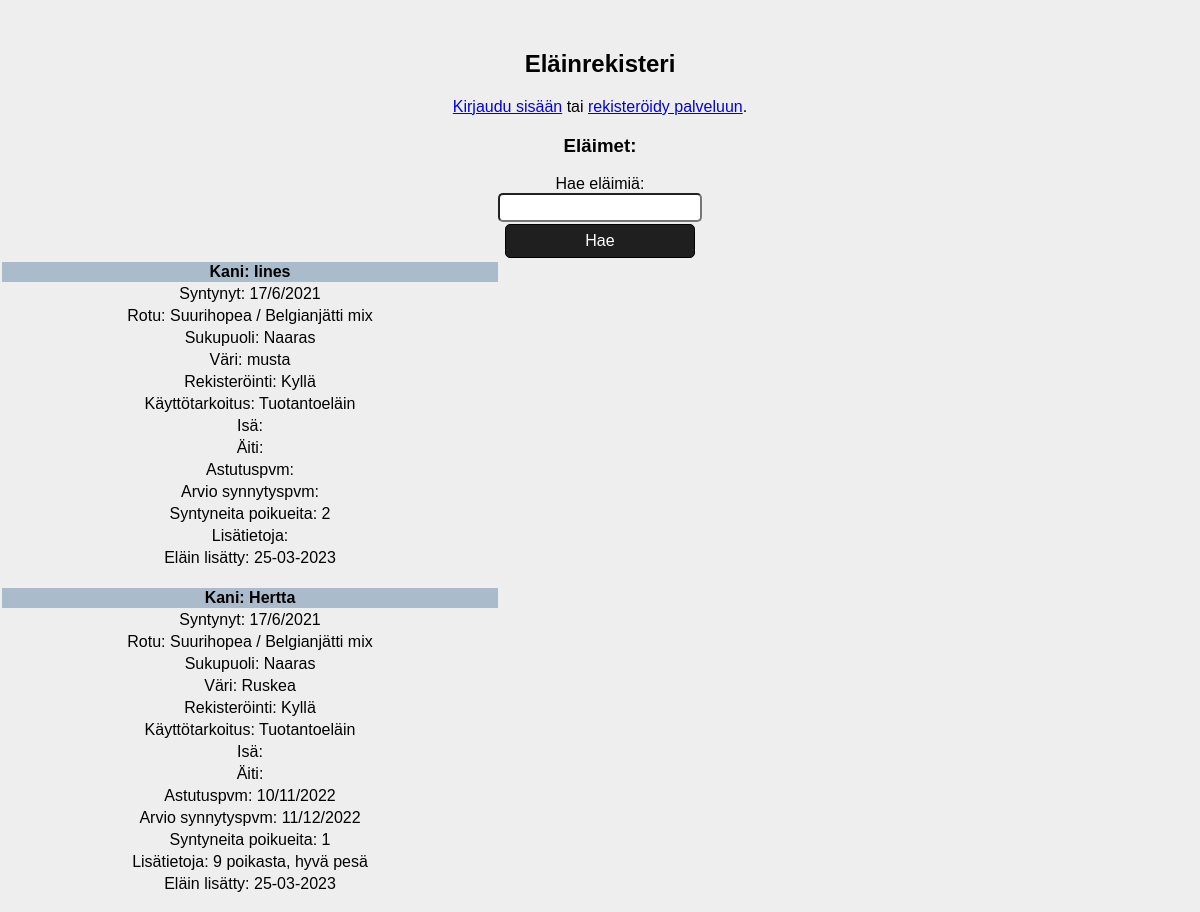
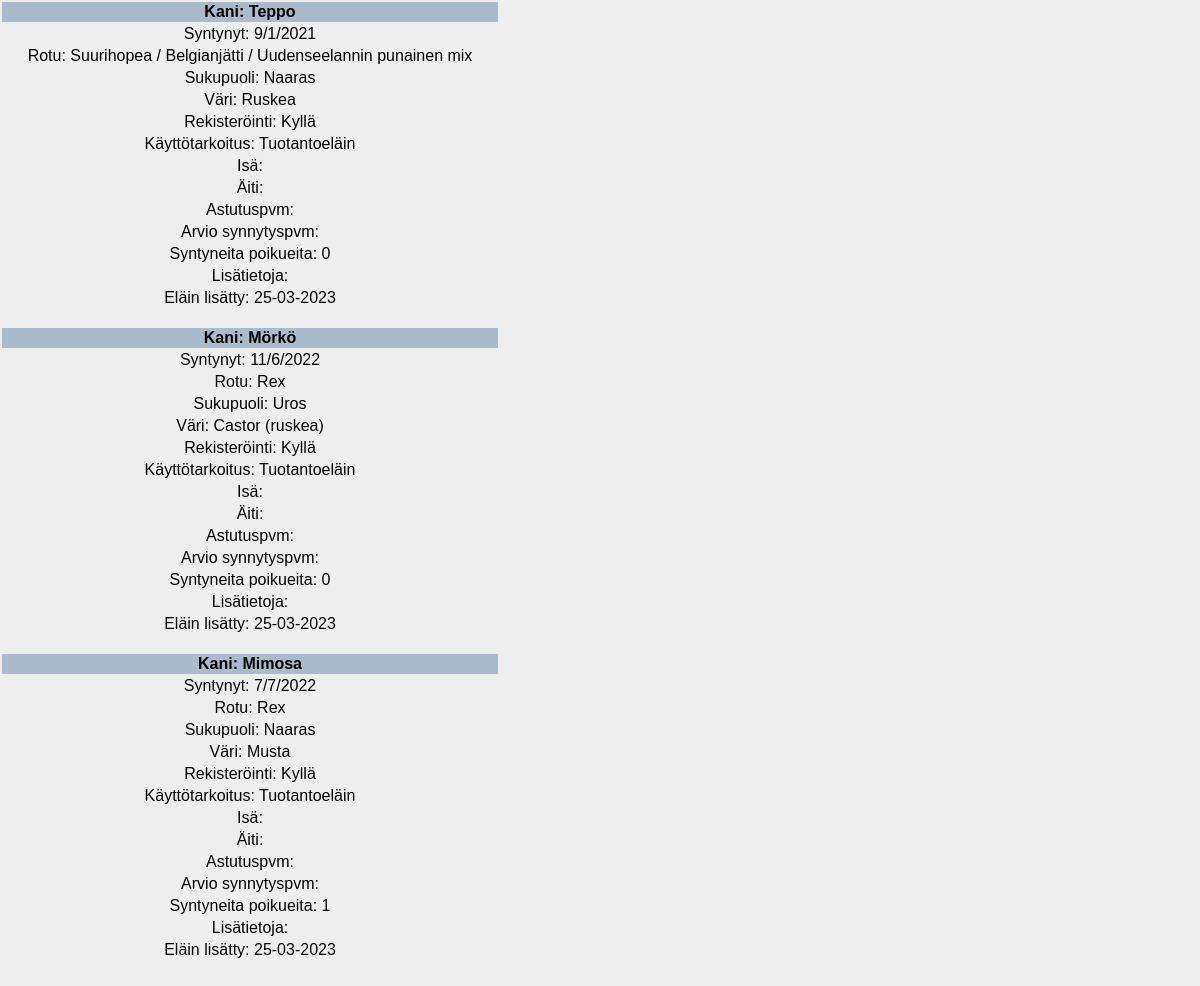
Page /elain/css/varakopio_index.php on the committed database (2 pictures, top to bottom).
### tables this page shows
CREATE TABLE `ilmoitukset` (
  `elain_id` int(6) NOT NULL,
  `elain_laji` int(5) NOT NULL,
  `elain_nimi` text NOT NULL,
  `elain_syntymaaika` text NOT NULL,
  `elain_rotu` text NOT NULL,
  `elain_sukupuoli` int(5) NOT NULL,
  `elain_vari` text NOT NULL,
  `elain_rekisteroity` int(5) NOT NULL,
  `elain_sijoitus` int(5) NOT NULL,
  `elaimen_isa` text NOT NULL,
  `elaimen_aiti` text NOT NULL,
  `astutus_pvm` text NOT NULL,
  `arvioitu_synnytys` text NOT NULL,
  `elain_poikueet` int(50) NOT NULL,
  `lisa_tietoja` text NOT NULL,
  `ilmoitus_paivays` date NOT NULL,
  `ilmoitus_id` int(6) NOT NULL
);

### elain/css/varakopio_index.php (the view, shortened to what this page needs)
<!DOCTYPE html>
<html lang="fi">
<head>
</head>
<body>
<?php
  $conn = haeTietokantaYhteys();
  echo '<link href="css/indexstyle.css" rel="stylesheet">';
  echo "<h2>Eläinrekisteri</h2>";
  if (isset($_SESSION['LOGGEDIN']) && $_SESSION['LOGGEDIN'] == 1) {
    echo "Tervetuloa käyttämään eläinrekisteriä, " . $_SESSION["kayttaja_tunnus"] ."!<br>";
    echo "(<a href='lisaailmoitus.php'>Lisää eläin</a>) - (<a href='tiedot.php'>Muuta
    tietojasi</a>) - (<a href='uloskirjautuminen.php'>Kirjaudu ulos</a>)<br>";
  }
  else {
    echo "<a href='kirjautuminen.html'>Kirjaudu sisään</a> tai <a
    href='rekisterointi.html'>rekisteröidy palveluun</a>.";
  }
  echo "<h3>Eläimet:</h3>";
  echo "Hae eläimiä:<br> <form action='haeilmoitus.php' method='post'><input
  name='haku' type='text'><input type='submit' name='submit' value='Hae'></form>";
  $query = ("SELECT * FROM ilmoitukset INNER JOIN kayttajat ON ilmoitukset.ilmoitus_id = kayttajat.kayttaja_id");
  $result = mysqli_query($conn, $query);
  $num = mysqli_num_rows($result);
  $i = 0;
  while ($i < $num) {
    $row = mysqli_fetch_assoc($result);
    $elain_laji = $row["elain_laji"];
    if ($elain_laji == 1) {
      $elain_laji = "Kani";
    }
    $elain_nimi = $row["elain_nimi"];
    $lisa_tietoja = $row["lisa_tietoja"];
    $elain_syntymaaika = $row['elain_syntymaaika'];
    $elain_rotu = $row['elain_rotu'];
    $elain_sukupuoli = $row['elain_sukupuoli'];
    if ($elain_sukupuoli == 1) {
      $elain_sukupuoli = "Naaras";
    }
    if ($elain_sukupuoli == 2) {
      $elain_sukupuoli = "Uros";
    }
    $elain_vari = $row['elain_vari'];
    $elain_rekisteroity = $row['elain_rekisteroity'];
    if ($elain_rekisteroity == 1) {
      $elain_rekisteroity = "Kyllä";
    }
    $elain_sijoitus = $row['elain_sijoitus'];
    if ($elain_sijoitus == 1) {
      $elain_sijoitus = "Tuotantoeläin";
    }
    $elaimen_isa = $row['elaimen_isa'];
    $elaimen_aiti = $row['elaimen_aiti'];
    $astutus_pvm = $row['astutus_pvm'];
    $arvioitu_synnytys = $row['arvioitu_synnytys'];
    $elain_poikueet = $row['elain_poikueet'];
    $ilmoitus_paivays = $row["ilmoitus_paivays"];
    $ilmoitus_oikeapaivays = date("d-m-Y",strtotime($ilmoitus_paivays));
    echo "<table width='500'><tr><td bgcolor='#AABBCC'>
    <b>$elain_laji: $elain_nimi</b></td></tr>
    <tr><td>Syntynyt: $elain_syntymaaika</td></tr>
    <tr><td>Rotu: $elain_rotu</td></tr>
    <tr><td>Sukupuoli: $elain_sukupuoli</td></tr>
    <tr><td>Väri: $elain_vari</td></tr>
    <tr><td>Rekisteröinti: $elain_rekisteroity</td></tr>
    <tr><td>Käyttötarkoitus: $elain_sijoitus</td></tr>
    <tr><td>Isä: $elaimen_isa</td></tr>
    <tr><td>Äiti: $elaimen_aiti</td></tr>
    <tr><td>Astutuspvm: $astutus_pvm</td></tr>
    <tr><td>Arvio synnytyspvm: $arvioitu_synnytys</td></tr>
    <tr><td>Syntyneita poikueita: $elain_poikueet</td></tr>
    <tr><td>Lisätietoja: $lisa_tietoja</td></tr>
    <tr><td>Eläin lisätty: $ilmoitus_oikeapaivays</td></tr>";
    echo "</table></p>";
    $i++;
  }
?>
</body>
</html>

### elain/css/indexstyle.css (style rules this page uses)
body { background: rgb(238, 238, 238); margin:50px 0px; padding:0px; text-align:center; font-family: "Verdana", sans-serif; }
input { display: flex; width: 190px; float: center; margin: auto; padding: 5px; align-items: center; border-radius: 5px; }
input[type="submit"] { background-color: #1f1f20; border: 1px solid black; color: white; padding: 16px 32px; margin: 2px 1px; cursor: pointer; display: inline-block; font-family: "Verdana", sans-serif; font-size: 16px; height: 20px; line-height: 0; }

### rows in the picture
ilmoitukset: elain_laji "Kani", elain_nimi "Iines", elain_syntymaaika "17/6/2021", elain_rotu "Suurihopea / Belgianjätti mix", elain_sukupuoli "Naaras", elain_vari "musta", elain_rekisteroity "Kyllä", elain_sijoitus "Tuotantoeläin", elain_poikueet "2", ilmoitus_paivays "25-03-2023"
ilmoitukset: elain_laji "Kani", elain_nimi "Hertta", elain_syntymaaika "17/6/2021", elain_rotu "Suurihopea / Belgianjätti mix", elain_sukupuoli "Naaras", elain_vari "Ruskea", elain_rekisteroity "Kyllä", elain_sijoitus "Tuotantoeläin", astutus_pvm "10/11/2022", arvioitu_synnytys "11/12/2022", elain_poikueet "1", lisa_tietoja "9 poikasta, hyvä pesä", ilmoitus_paivays "25-03-2023"
ilmoitukset: elain_laji "Kani", elain_nimi "Teppo", elain_syntymaaika "9/1/2021", elain_rotu "Suurihopea / Belgianjätti / Uudenseelannin punainen mix", elain_sukupuoli "Naaras", elain_vari "Ruskea", elain_rekisteroity "Kyllä", elain_sijoitus "Tuotantoeläin", elain_poikueet "0", ilmoitus_paivays "25-03-2023"
ilmoitukset: elain_laji "Kani", elain_nimi "Mörkö", elain_syntymaaika "11/6/2022", elain_rotu "Rex", elain_sukupuoli "Uros", elain_vari "Castor (ruskea)", elain_rekisteroity "Kyllä", elain_sijoitus "Tuotantoeläin", elain_poikueet "0", ilmoitus_paivays "25-03-2023"
ilmoitukset: elain_laji "Kani", elain_nimi "Mimosa", elain_syntymaaika "7/7/2022", elain_rotu "Rex", elain_sukupuoli "Naaras", elain_vari "Musta", elain_rekisteroity "Kyllä", elain_sijoitus "Tuotantoeläin", elain_poikueet "1", ilmoitus_paivays "25-03-2023"
